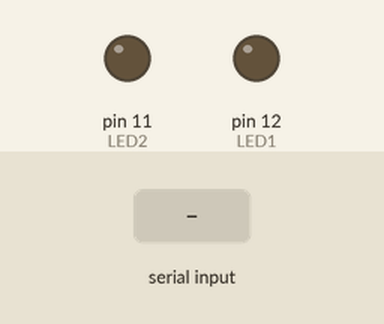
A sketch run on a simulated Arduino Uno, built with avr-gcc and run on an emulated ATmega328P. Parts: output pins drawn as LEDs (lit = HIGH). Inputs (shaded band) come from the test bench.

Above: at 1.2 s.
1.3 s: "A" received over Serial
At 2.8 s:
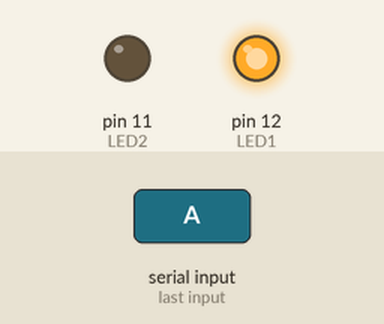
3.5 s: "B" received over Serial
At 4.4 s:
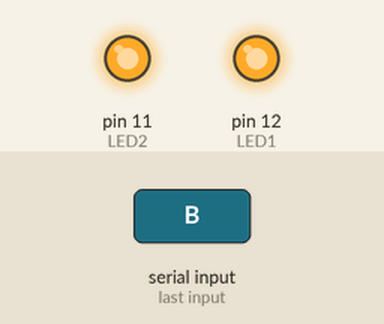
5.5 s: "a" received over Serial
At 7.1 s:
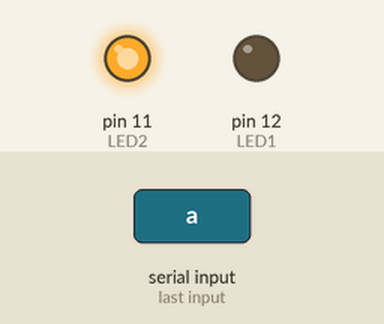
7.5 s: "b" received over Serial
At 8.6 s:
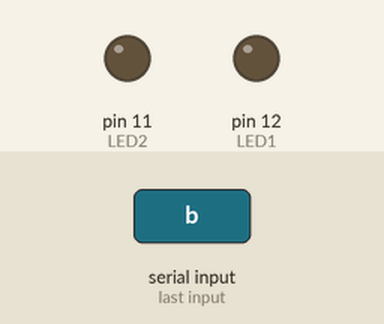
Timing chart, 0 to 10.5 s (numbered marks = the images above; inputs shaded):
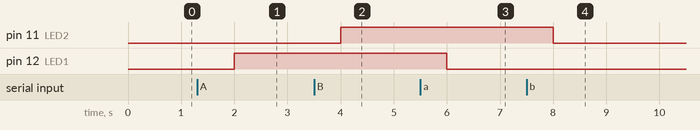

The sketch:

bluetooth.ino
```cpp
char inByte;
const int LED1=12;
const int LED2=11;


void setup()
{Serial.begin(9600);
pinMode(LED1,OUTPUT);
pinMode(LED2,OUTPUT);

digitalWrite(LED1,LOW);
digitalWrite(LED2,LOW);


}

void loop()
{char inByte;
if(Serial.available()>0);
{ inByte=Serial.read();
switch (inByte){
  case 'A' :digitalWrite(LED1,HIGH);break;
  case 'a' :digitalWrite(LED1,LOW);break;
  case 'B' :digitalWrite(LED2,HIGH);break;
  case 'b' :digitalWrite(LED2,LOW);break;
}
}
delay(1000);


}
```

Measured:
- after the input at 1.3 s, pin 12 (LED1): LOW → HIGH after 0.70 s
- after the input at 3.5 s, pin 11 (LED2): LOW → HIGH after 0.50 s
- after the input at 5.5 s, pin 12 (LED1): HIGH → LOW after 0.50 s
- after the input at 7.5 s, pin 11 (LED2): HIGH → LOW after 0.50 s
